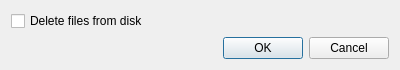
<?xml version="1.0" encoding="UTF-8"?>
<ui version="4.0">
 <class>TargetRemoveDialog</class>
 <widget class="QDialog" name="TargetRemoveDialog">
  <property name="geometry">
   <rect>
    <x>0</x>
    <y>0</y>
    <width>400</width>
    <height>62</height>
   </rect>
  </property>
  <property name="windowTitle">
   <string>Remove target</string>
  </property>
  <layout class="QVBoxLayout" name="verticalLayout">
   <item>
    <widget class="QCheckBox" name="checkBox">
     <property name="text">
      <string>Delete files from disk</string>
     </property>
    </widget>
   </item>
   <item>
    <widget class="QDialogButtonBox" name="buttonBox">
     <property name="orientation">
      <enum>Qt::Horizontal</enum>
     </property>
     <property name="standardButtons">
      <set>QDialogButtonBox::Cancel|QDialogButtonBox::Ok</set>
     </property>
    </widget>
   </item>
  </layout>
 </widget>
 <resources/>
 <connections>
  <connection>
   <sender>buttonBox</sender>
   <signal>accepted()</signal>
   <receiver>TargetRemoveDialog</receiver>
   <slot>accept()</slot>
   <hints>
    <hint type="sourcelabel">
     <x>248</x>
     <y>254</y>
    </hint>
    <hint type="destinationlabel">
     <x>157</x>
     <y>274</y>
    </hint>
   </hints>
  </connection>
  <connection>
   <sender>buttonBox</sender>
   <signal>rejected()</signal>
   <receiver>TargetRemoveDialog</receiver>
   <slot>reject()</slot>
   <hints>
    <hint type="sourcelabel">
     <x>316</x>
     <y>260</y>
    </hint>
    <hint type="destinationlabel">
     <x>286</x>
     <y>274</y>
    </hint>
   </hints>
  </connection>
 </connections>
</ui>
